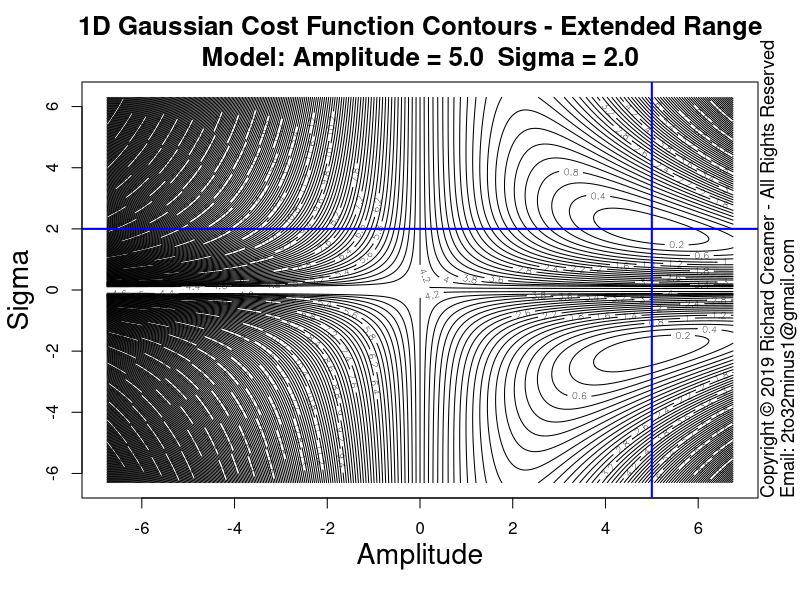

This figure's R source:
##############################################################
### Copyright (c) Richard Creamer 2019 - All Rights Reserved
### Inquiries: email 2to32minus1@gmail.com
##############################################################

### Globals
fontScale = 1.2    # Global font size variable
lf        = 1.2    # Enlarge font of plot labels
verbose   = FALSE  # Verbose printing
lw        = 2      # Line width
xMargin   = 1      # X-axis margin for plots
yMargin   = 1      # Y-axis margin for plots
de        = 0.01   # Small constant for estimating derivatives numerically
smlPts    = 1      # Small  data point/circle
medPts    = 1.5    # Medium data point/circle
lrgPts    = 2.0    # Large  data point/circle

### Run this function to generate this plot
runFunc = function() {
	dw = 1000
	dh = 750	
	path = "D:/Code/R/LeastSquaresPlay/PlotsAndAssocCode/Plot48/"
	savePngVerbose( paste(path, "Plot48.png", sep=""), plotGaussianCostFuncExt, w=1400, h=1400, un="px" )
}

### Plot extended Gaussian cost function without convergence trails
plotGaussianCostFuncExt = function( nLevels=250, drawCrossHairs=TRUE ) {
	set.seed( 3 )
	gd = makeGaussianTestData()
	trueS = gd$trueSigma
	trueA = gd$trueAmpl	
	maxA = trueA * 1.5
	minA = -maxA
	maxS = trueS * 3.5
	minS = -maxS
	gridAmpls  = seq( minA * 0.9, maxA * 0.9, length=400 )
	gridSigmas = seq( minS * 0.9, maxS * 0.9, length=400 )
	plotTitle = paste( "1D Gaussian Cost Function Contours - Extended Range\n", sprintf("Model: Amplitude = %.1f  Sigma = %.1f", trueA, trueS), sep="" )
	
	z = getGaussErrorGrid( meanGaussSsdErr, gridAmpls, gridSigmas, gd$x, gd$y )
	contour( gridAmpls, gridSigmas, t(z), nlevels=nLevels, xlab="", ylab="", main=plotTitle, cex.main=1.3*fontScale )
	addAxisLabels( xLabel="Amplitude", yLabel="Sigma", cexVal=1.7 )
	
	if ( drawCrossHairs ) {
		x1 = gpl()$xLim[1]
		x2 = gpl()$xLim[2]
		y1 = gpl()$yLim[1]
		y2 = gpl()$yLim[2]
		lines( c(x1, x2), c( trueS, trueS ), col="blue", lwd=lw )
		lines( c(trueA, trueA), c(y1, y2), col="blue", lwd=lw )
	}	
}	

### Shared use case Gaussian data set generator used by several cooperating functions
makeGaussianTestData = function( trueAmpl=5, trueSigma=2, aGuess=sqrt(trueAmpl), sGuess=sqrt(trueSigma), nPts=40 ) {
	set.seed( 3 )
	x = seq( -5*trueSigma, 5*trueSigma, length=nPts )
	y = gauss1dFunc( x, trueAmpl, trueSigma ) + rnorm( length(x), sd=0.2 )
	guesses = list( a=aGuess, s=sGuess )
	tuple = list( trueAmpl=trueAmpl, trueSigma=trueSigma, x=x, y=y, nPts=nPts, guesses=guesses )
	return( tuple )
}

### Compute mean SSD Gaussian cost function over a grid of Amplitude and Sigma values
### Note: returned matrix may need to be transposed for some functions such as contour()
### TODO: Try to use outer()
getGaussErrorGrid = function( errorFunc, ampls, sigmas, x, y ) {
	nr = length( sigmas )
	nc = length( ampls )
	z = matrix( nrow=nr, ncol=nc )	
	for ( row in 1:nr ) {     # loop over y-coordinates (sigma)
		sigma = sigmas[row]
		for ( col in 1:nc ) { # loop over x-coordinates (amplitude)
			ampl = ampls[col]
			z[row, col] = errorFunc( x, y, a=ampl, sigma=sigma )
		}
	}
	return( z )
}

### 1D Gaussian
gauss1dFunc = function( x, a, sigma ) {
	return( a * exp( -0.5 * (x/sigma)^2 ) )
}

### Gaussian error/cost function - SSD
meanGaussSsdErr = function( x, y, a, sigma ) {
	return( (1/length(x)) * sum( (gauss1dFunc( x, a, sigma ) - y)^2 ) )
}

### Get Plot Limits : gpl()$xLim[1] --> left x-coord
gpl = function() {
	u = par( "usr" )
	return( list( xLim=u[1:2], yLim=u[3:4] ) )
}

### Convience method to add x/y axis labels
addAxisLabels = function( xLabel="x", yLabel="y", cexVal=1.3 ) {
	mtext( text=xLabel, side=1, line=2.5, cex=cexVal )
	mtext( text=yLabel, side=2, line=2.5, cex=cexVal )
}

### Save to PNG file, specify width and height
savePngVerbose = function( path, plotFunc, w=512, h=512, un="px", doCopyright=TRUE, ... ) {
	png( filename = path, type="cairo", units=un, width=w, height=h, pointsize=12, res=96 )
	plotFunc( ... )
	if ( doCopyright )
		addCopyright()
	dev.off()
}

### Add copyright notice to plot via text()
addCopyright = function() {
	mtext( "Copyright \uA9 2019 Richard Creamer - All Rights Reserved", side=4, line=0, adj=0, cex=1.1 )
	mtext( "Email: 2to32minus1@gmail.com", side=4, line=1, adj=0, cex=1.1 )
}

runFunc()
